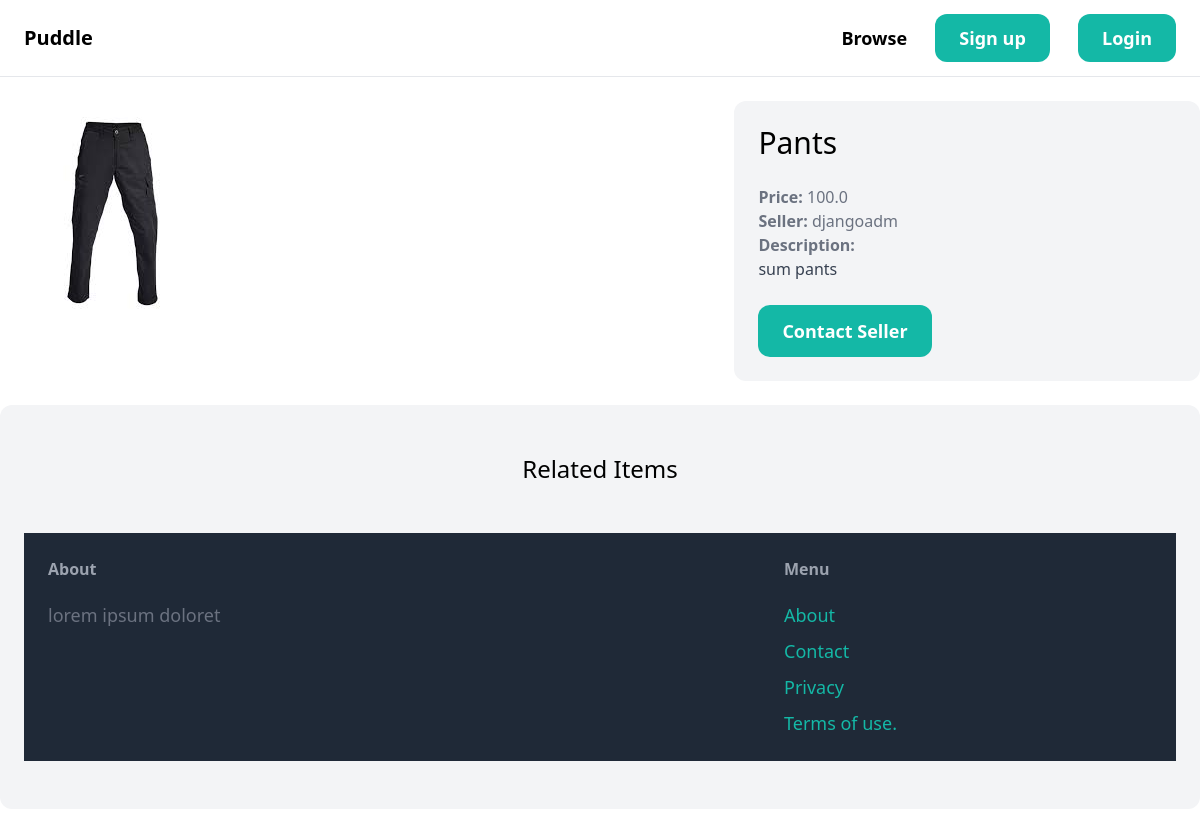
/items/6/, run on an earlier commit of the app's database.
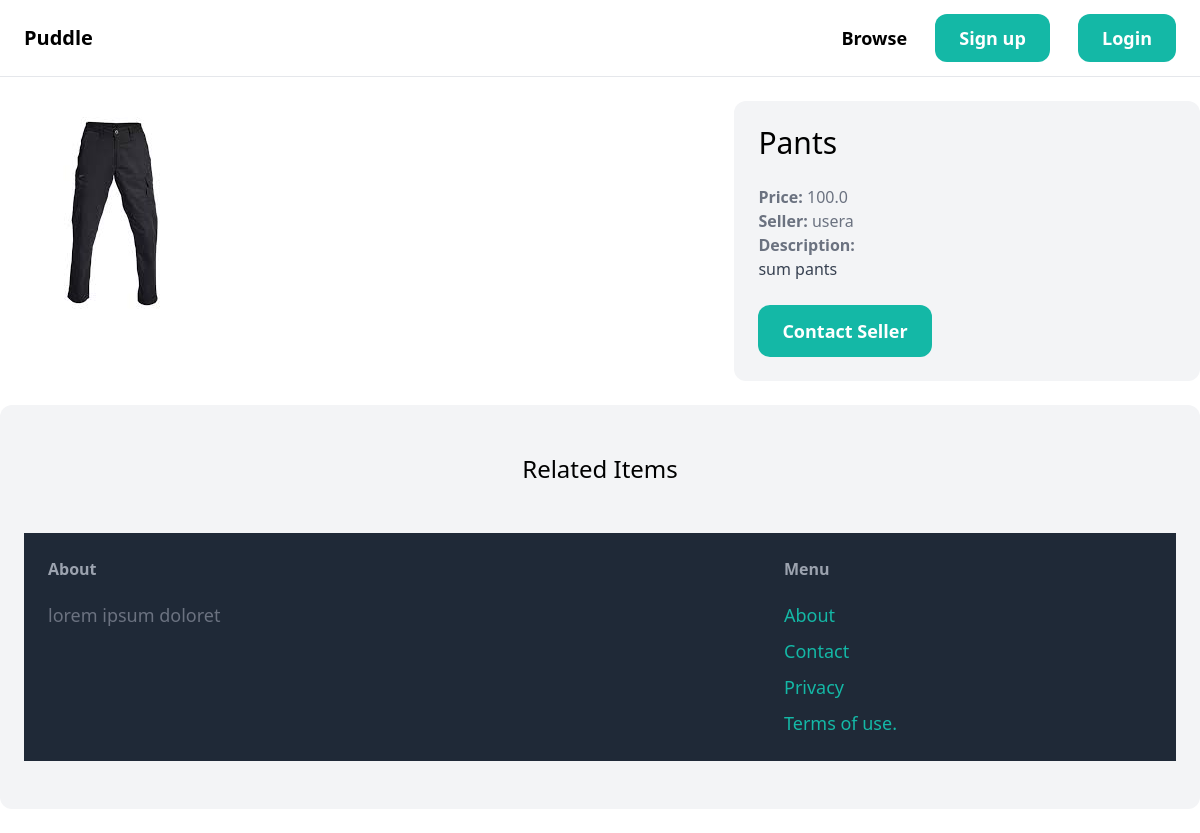
And on a later commit of the database.
### item/models.py (models this page shows, shortened)
class Item(models.Model):
    category = models.ForeignKey(Category, related_name='items', on_delete=models.CASCADE)
    name = models.CharField(max_length=255)
    description = models.TextField(blank=True, null=True)
    price = models.FloatField()
    image = models.ImageField(upload_to='item_images', blank=True, null=True)
    is_sold = models.BooleanField(default=False)
    created_by = models.ForeignKey(User, related_name='items', on_delete=models.CASCADE)
    created_at = models.DateTimeField(auto_now_add=True)

### item/views.py (the view)
# urls.py: path('<int:pk>/', views.detail, name='detail'),
def detail(request, pk):
    item = get_object_or_404(Item, pk=pk)
    related_items = Item.objects.filter(category=item.category, is_sold=False).exclude(pk=pk)[0:3]
    return render(request, 'item/detail.html', {
        'item': item,
        'related_items': related_items
    })

### item/templates/item/detail.html (shortened to what this page needs)
{% extends 'core/base.html' %}
{% block content %}
<div class = "grid grid-cols-5 gap-6">
    <div class = "col-span-3">
        <img src = "{{ item.image.url }}" class = "rounded-xl">
    </div>
    <div class="col-span-2 p-6 bg-gray-100 rounded-xl">
        <h1 class = "mb-6 text-3xl">{{item.name}}</h1>
        <p class="text-gray-500"><strong>Price: </strong>{{item.price}}</p>
        <p class="text-gray-500"><strong>Seller: </strong>{{item.created_by.username}}</p>
        {% if item.description %}
        <p class="text-gray-700">
            <strong class = "text-gray-500">Description: </strong><br>
            {{item.description}}
        </p>
        {% endif %}
        {% if request.user == item.created_by %}
            <div class = "mt-6 p-6 bg-white rounded-xl">
            <p>This is your item!</p>
            <a href = "{% url 'item:edit' item.id %}" class = 'inline-block mt-6 px-6 py-3 text-lg font-semibold bg-pink-500 text-white rounded-xl'>Edit</a>
            <a href = "{% url 'item:delete' item.id %}" class = 'inline-block mt-6 px-6 py-3 text-lg font-semibold bg-red-500 text-white rounded-xl'>Delete</a>
            </div>
        {% else %}
        <a href="{% url 'conversation:new' item.id %}" class="inline-block mt-6 px-6 py-3 text-lg font-semibold bg-teal-500 text-white rounded-xl hover:bg-teal-700">Contact Seller</a>
        {% endif %}
    </div>
</div>
<div class = 'mt-6 px-6 py-12 bg-gray-100 rounded-xl'>
    <h2 class = 'mb-12 text-2xl text-center'>Related Items</h2>
{% endblock %}

What changed in the data, as far as the page shows it:
changed Item "Pants": created_by.username "djangoadm" → "usera"
